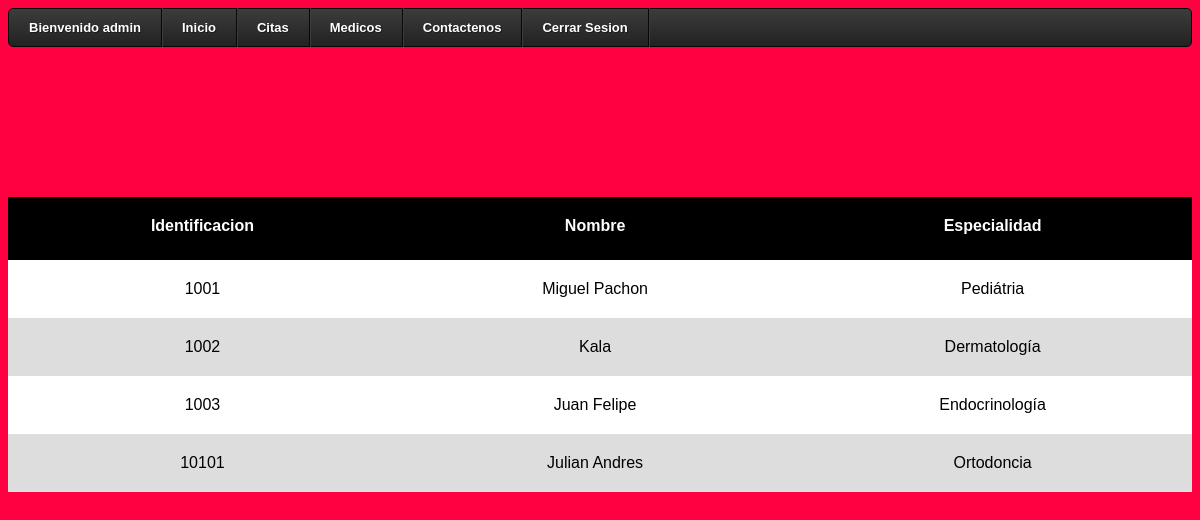
The app's page /modulos/Invitado/medicos.php (signed in) with its own data.
### tables this page shows
CREATE TABLE `medico` (
  `id_m` int(10) NOT NULL,
  `nombreM` varchar(60) NOT NULL,
  `especialidad` varchar(30) NOT NULL
);

### modulos/class.php (called while the page is built, shortened)
<?php
class Conectar{
 public static function con(){
 	$link=mysqli_connect('localhost','root','');
 	mysqli_query($link,"SET NAMES 'utf8'");
 	mysqli_select_db($link,'clinica');
 	return $link;
 }
}
class Trabajo{
 private $medic;
 public function __construct(){
 	$this->medic=array();
 }
public function ver_medic(){
	$sql="select * from medico";
	$res=mysqli_query(Conectar::con(),$sql);
	while($row=mysqli_fetch_assoc($res)){
		$this->medic[]=$row;
	}
	return $this->medic;
 }
}
?>

### modulos/Invitado/medicos.php (the view, shortened to what this page needs)
<?php
if($_SESSION['user']){
?>
<?php
include("../class.php");
?>
<!doctype html>
<html lang=''>
<head>
   <link rel="stylesheet" href="../../css/cssc.css">
   <link rel="stylesheet" href="../../css/tabls.css">
</head>
<body>
<div class='fondo'>
<div id='cssmenu'>
<ul>
   <li><a><span>Bienvenido <?=$_SESSION['user'];?></span></a></li>
   <li><a href='./contenido.php'><span>Inicio</span></a></li>
   <li><a href='./citas.php'><span>Citas</span></a></li>
   <li><a href='./medicos.php'><span>Medicos</span></a></li>
   <li class='last'><a href='#'><span>Contactenos</span></a></li>
   <li><a href='./salir.php'><span>Cerrar Sesion</span></a></li>
</ul>
</div>
</div>
<div id="main-container">
		<table>
			<thead>
				<tr>
					<th>Identificacion</th><th>Nombre</th><th>Especialidad</th>
				</tr>
			</thead>
         <?php
         $t = new Trabajo();
         $reg=$t->ver_medic();
         for ($i=0;$i<count($reg);$i++){
         echo "
			<tr>
				<td>".$reg[$i]['id_m']."</td><td>".$reg[$i]['nombreM']."</td><td>".$reg[$i]['especialidad']."</td>
			</tr>";
         }
         ?>
		</table>
	</div>
</body>
<html>
<?php
}else{
	echo "<script type='text/javascript'>
     alert('ERROR!! al iniciar sesion');
     window.location='../../index.php';
     </script>";
}
?>

### css/cssc.css (style rules this page uses)
#cssmenu, #cssmenu ul, #cssmenu li, #cssmenu a { border: none; line-height: 1; margin: 0; padding: 0; }
#cssmenu { height: 37px; display: block; border: 1px solid; border-radius: 5px; width: auto; border-color: #080808; margin: 0; padding: 0; }
#cssmenu > ul { list-style: inside none; margin: 0; padding: 0; }
#cssmenu > ul > li { list-style: inside none; float: left; display: inline-block; position: relative; margin: 0; padding: 0; }
#cssmenu > ul > li > a { outline: none; display: block; position: relative; text-align: center; text-decoration: none; text-shadow: 1px 1px 0 rgba(0, 0, 0, 0.4); font-weight: 700; font-size: 13px; font-family: Arial, Helvetica, sans-serif; border-right: 1px solid #080808; color: #ffffff; padding: 12px 20px; }
#cssmenu > ul > li:first-child > a { border-radius: 5px 0 0 5px; }
#cssmenu > ul > li > a:after { content: ""; position: absolute; border-right: 1px solid; top: -1px; bottom: -1px; right: -2px; z-index: 99; border-color: #3c3c3c; }
#cssmenu, #cssmenu ul ul > li:hover > a, #cssmenu ul ul li a:hover { background: #3c3c3c; background: -moz-linear-gradient(top, #3c3c3c 0%, #222222 100%); background: -webkit-gradient(linear, left top, left bottom, color-stop(0%, #3c3c3c), color-stop(100%, #222222)); background: -webkit-linear-gradient(top, #3c3c3c 0%, #222222 100%); background: -o-linear-gradient(top, #3c3c3c 0%, #222222 100%); background: -ms-linear-gradient(top, #3c3c3c 0%, #222222 100%); background: linear-gradient(top, #3c3c3c 0%, #222222 100%); }

### css/tabls.css (style rules this page uses)
body { background-color: #ff0040; font-family: Arial; }
#main-container { margin: 150px auto; width: auto; height: auto; align-content: center; }
table { background-color: white; text-align: center; border-collapse: collapse; width: 100%; }
th, td { padding: 20px; }
thead { background-color: #000000; border-bottom: solid 5px #000000; color: white; }
tr:nth-child(even) { background-color: #ddd; }

### records on screen
medico: id_m "1001", nombreM "Miguel Pachon", especialidad "Pediátria"
medico: id_m "1002", nombreM "Kala", especialidad "Dermatología"
medico: id_m "1003", nombreM "Juan Felipe", especialidad "Endocrinología"
medico: id_m "10101", nombreM "Julian Andres", especialidad "Ortodoncia"

### other values on screen
$_SESSION['user'] "admin"
